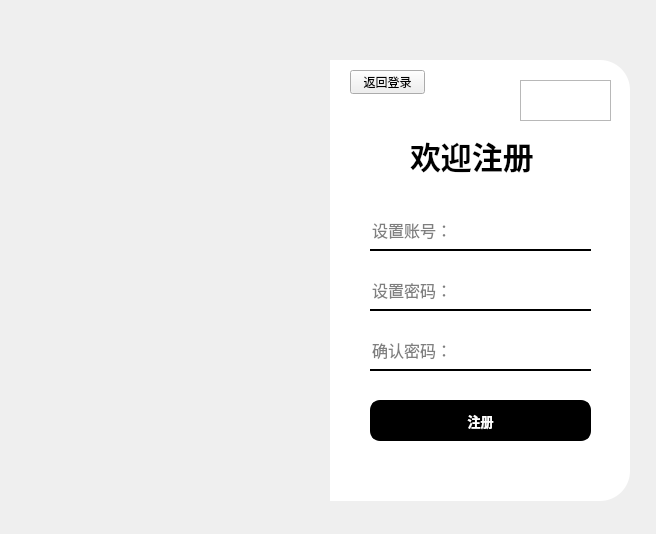
<?xml version="1.0" encoding="UTF-8"?>
<ui version="4.0">
 <class>RegisterWidget</class>
 <widget class="QWidget" name="RegisterWidget">
  <property name="geometry">
   <rect>
    <x>0</x>
    <y>0</y>
    <width>656</width>
    <height>534</height>
   </rect>
  </property>
  <property name="windowTitle">
   <string>Form</string>
  </property>
  <widget class="QLineEdit" name="lineEdit_username">
   <property name="geometry">
    <rect>
     <x>370</x>
     <y>200</y>
     <width>221</width>
     <height>41</height>
    </rect>
   </property>
   <property name="font">
    <font>
     <pointsize>12</pointsize>
    </font>
   </property>
   <property name="styleSheet">
    <string notr="true">border:none;
border-bottom:2px solid rgb(0, 0, 0);</string>
   </property>
   <property name="placeholderText">
    <string>账号：</string>
   </property>
  </widget>
  <widget class="QFrame" name="frame_2">
   <property name="geometry">
    <rect>
     <x>370</x>
     <y>430</y>
     <width>221</width>
     <height>55</height>
    </rect>
   </property>
   <property name="styleSheet">
    <string notr="true">QPushButton{
	border:none;
}
QPushButton:pressed{
	padding-top:5px;
	padding-left:5px;
}</string>
   </property>
   <property name="frameShape">
    <enum>QFrame::StyledPanel</enum>
   </property>
   <property name="frameShadow">
    <enum>QFrame::Raised</enum>
   </property>
   <layout class="QHBoxLayout" name="horizontalLayout_2">
    <item>
     <widget class="QPushButton" name="btn_LoginByWechat">
      <property name="text">
       <string/>
      </property>
      <property name="icon">
       <iconset resource="../resources.qrc">
        <normaloff>:/images/images/images/WeChat.png</normaloff>:/images/images/images/WeChat.png</iconset>
      </property>
      <property name="iconSize">
       <size>
        <width>35</width>
        <height>35</height>
       </size>
      </property>
     </widget>
    </item>
    <item>
     <widget class="QPushButton" name="btn_LoginByQQ">
      <property name="text">
       <string/>
      </property>
      <property name="icon">
       <iconset resource="../resources.qrc">
        <normaloff>:/images/images/images/QQ.png</normaloff>:/images/images/images/QQ.png</iconset>
      </property>
      <property name="iconSize">
       <size>
        <width>35</width>
        <height>35</height>
       </size>
      </property>
     </widget>
    </item>
    <item>
     <widget class="QPushButton" name="btn_LoginByQRcode">
      <property name="text">
       <string/>
      </property>
      <property name="icon">
       <iconset resource="../resources.qrc">
        <normaloff>:/images/images/images/QR-code.png</normaloff>:/images/images/images/QR-code.png</iconset>
      </property>
      <property name="iconSize">
       <size>
        <width>35</width>
        <height>35</height>
       </size>
      </property>
     </widget>
    </item>
   </layout>
  </widget>
  <widget class="QLabel" name="label_2">
   <property name="geometry">
    <rect>
     <x>330</x>
     <y>60</y>
     <width>300</width>
     <height>441</height>
    </rect>
   </property>
   <property name="styleSheet">
    <string notr="true">background-color: rgb(255, 255, 255);
border-top-right-radius:30px;
border-bottom-right-radius:30px;</string>
   </property>
   <property name="text">
    <string/>
   </property>
  </widget>
  <widget class="QLabel" name="label_error">
   <property name="geometry">
    <rect>
     <x>430</x>
     <y>330</y>
     <width>151</width>
     <height>21</height>
    </rect>
   </property>
   <property name="font">
    <font>
     <pointsize>10</pointsize>
    </font>
   </property>
   <property name="text">
    <string/>
   </property>
  </widget>
  <widget class="QLineEdit" name="lineEdit_password">
   <property name="geometry">
    <rect>
     <x>370</x>
     <y>270</y>
     <width>221</width>
     <height>41</height>
    </rect>
   </property>
   <property name="font">
    <font>
     <pointsize>12</pointsize>
    </font>
   </property>
   <property name="styleSheet">
    <string notr="true">border:none;
border-bottom:2px solid rgb(0, 0, 0);</string>
   </property>
   <property name="echoMode">
    <enum>QLineEdit::Password</enum>
   </property>
   <property name="placeholderText">
    <string>设置密码：</string>
   </property>
  </widget>
  <widget class="QLabel" name="label_3">
   <property name="geometry">
    <rect>
     <x>410</x>
     <y>130</y>
     <width>131</width>
     <height>51</height>
    </rect>
   </property>
   <property name="font">
    <font>
     <family>幼圆</family>
     <pointsize>23</pointsize>
     <bold>true</bold>
    </font>
   </property>
   <property name="text">
    <string>欢迎注册</string>
   </property>
  </widget>
  <widget class="QLabel" name="label">
   <property name="geometry">
    <rect>
     <x>50</x>
     <y>60</y>
     <width>280</width>
     <height>441</height>
    </rect>
   </property>
   <property name="styleSheet">
    <string notr="true">border-image: url(:/images/images/images/login.png);
border-top-left-radius:30px;
border-bottom-left-radius:30px;</string>
   </property>
   <property name="text">
    <string/>
   </property>
  </widget>
  <widget class="QPushButton" name="btn_login">
   <property name="geometry">
    <rect>
     <x>370</x>
     <y>400</y>
     <width>221</width>
     <height>41</height>
    </rect>
   </property>
   <property name="font">
    <font>
     <family>Arial</family>
     <pointsize>10</pointsize>
     <bold>true</bold>
    </font>
   </property>
   <property name="styleSheet">
    <string notr="true">QPushButton{
	background-color: rgb(0,0,0);
	color: rgb(255,255,255);
	border:2px solid rgb(0,0,0);
	border-radius:10px;
}
QPushButton:pressed{
padding-top:5px;
padding-left:5px;
}</string>
   </property>
   <property name="text">
    <string>注册</string>
   </property>
  </widget>
  <widget class="QFrame" name="frame">
   <property name="geometry">
    <rect>
     <x>520</x>
     <y>80</y>
     <width>91</width>
     <height>41</height>
    </rect>
   </property>
   <property name="styleSheet">
    <string notr="true">QPushButton{
border:none;
}
QPushButton:hover{
padding-bottom:5px;
}</string>
   </property>
   <property name="frameShape">
    <enum>QFrame::StyledPanel</enum>
   </property>
   <property name="frameShadow">
    <enum>QFrame::Raised</enum>
   </property>
   <layout class="QHBoxLayout" name="horizontalLayout">
    <item>
     <widget class="QPushButton" name="btn_minimize">
      <property name="text">
       <string/>
      </property>
      <property name="icon">
       <iconset resource="../resources.qrc">
        <normaloff>:/icons/images/icons/icon_minimize1.png</normaloff>:/icons/images/icons/icon_minimize1.png</iconset>
      </property>
     </widget>
    </item>
    <item>
     <widget class="QPushButton" name="btn_close">
      <property name="text">
       <string/>
      </property>
      <property name="icon">
       <iconset resource="../resources.qrc">
        <normaloff>:/icons/images/icons/icon_close1.png</normaloff>:/icons/images/icons/icon_close1.png</iconset>
      </property>
     </widget>
    </item>
   </layout>
  </widget>
  <widget class="QLineEdit" name="lineEdit_username_2">
   <property name="geometry">
    <rect>
     <x>370</x>
     <y>210</y>
     <width>221</width>
     <height>41</height>
    </rect>
   </property>
   <property name="font">
    <font>
     <pointsize>12</pointsize>
    </font>
   </property>
   <property name="styleSheet">
    <string notr="true">border:none;
border-bottom:2px solid rgb(0, 0, 0);</string>
   </property>
   <property name="placeholderText">
    <string>设置账号：</string>
   </property>
  </widget>
  <widget class="QLineEdit" name="lineEdit_password_2">
   <property name="geometry">
    <rect>
     <x>370</x>
     <y>330</y>
     <width>221</width>
     <height>41</height>
    </rect>
   </property>
   <property name="font">
    <font>
     <pointsize>12</pointsize>
    </font>
   </property>
   <property name="styleSheet">
    <string notr="true">border:none;
border-bottom:2px solid rgb(0, 0, 0);</string>
   </property>
   <property name="echoMode">
    <enum>QLineEdit::Password</enum>
   </property>
   <property name="placeholderText">
    <string>确认密码：</string>
   </property>
  </widget>
  <widget class="QPushButton" name="btn_back">
   <property name="geometry">
    <rect>
     <x>350</x>
     <y>70</y>
     <width>75</width>
     <height>24</height>
    </rect>
   </property>
   <property name="text">
    <string>返回登录</string>
   </property>
  </widget>
 </widget>
 <resources>
  <include location="../resources.qrc"/>
 </resources>
 <connections>
  <connection>
   <sender>btn_minimize</sender>
   <signal>clicked()</signal>
   <receiver>RegisterWidget</receiver>
   <slot>showMinimized()</slot>
   <hints>
    <hint type="sourcelabel">
     <x>543</x>
     <y>96</y>
    </hint>
    <hint type="destinationlabel">
     <x>536</x>
     <y>1</y>
    </hint>
   </hints>
  </connection>
  <connection>
   <sender>btn_close</sender>
   <signal>clicked()</signal>
   <receiver>RegisterWidget</receiver>
   <slot>close()</slot>
   <hints>
    <hint type="sourcelabel">
     <x>581</x>
     <y>98</y>
    </hint>
    <hint type="destinationlabel">
     <x>579</x>
     <y>12</y>
    </hint>
   </hints>
  </connection>
 </connections>
</ui>
